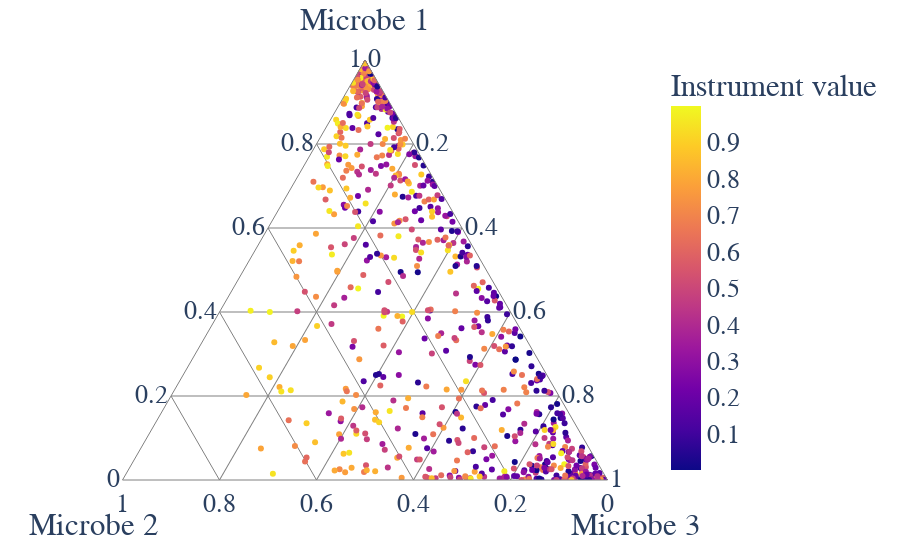

Notebook source saved alongside this figure:
### Code cell
if p == 3:
    df = pd.DataFrame(X_sim, columns=["Microbe 1", "Microbe 2", "Microbe 3"])
    fig = px.scatter_ternary(df, a='Microbe 1', 
                             b='Microbe 2', 
                             c='Microbe 3',
                             color=Z_sim[:, 1].squeeze(),
                            labels={"color": "Instrument value"})

    fig = update_layout_px(fig)
    #ig.update_layout(gridcolor="gray")
    fig.write_image(os.path.join(fig_path,identifier+"_Ternary1.pdf" ))
    fig.show()

### Figure 1 — Plotly figure (JSON) as saved in the notebook; plotly's stock layout.template omitted (floating-point values rounded to 4 significant figures; data arrays with more than 128 entries replaced by an {"elided": "..."} marker saying what was removed)
{"data": [{"a": {"elided": "1000 float values"}, "b": {"elided": "1000 float values"}, "c": {"elided": "1000 float values"}, "hovertemplate": "Microbe 1=%{a}<br>Microbe 2=%{b}<br>Microbe 3=%{c}<br>Instrument value=%{marker.color}<extra></extra>", "legendgroup": "", "marker": {"color": {"elided": "1000 float values"}, "coloraxis": "coloraxis", "symbol": "circle"}, "mode": "markers", "name": "", "showlegend": false, "subplot": "ternary", "type": "scatterternary"}], "layout": {"autosize": true, "coloraxis": {"colorbar": {"title": {"text": "Instrument value"}}, "colorscale": [[0, "#0d0887"], [0.1111, "#46039f"], [0.2222, "#7201a8"], [0.3333, "#9c179e"], [0.4444, "#bd3786"], [0.5556, "#d8576b"], [0.6667, "#ed7953"], [0.7778, "#fb9f3a"], [0.8889, "#fdca26"], [1, "#f0f921"]]}, "font": {"family": "serif", "size": 26}, "legend": {"tracegroupgap": 0}, "margin": {"t": 60}, "paper_bgcolor": "rgba(0, 0, 0, 0)", "plot_bgcolor": "rgba(0, 0, 0, 0)", "ternary": {"aaxis": {"gridcolor": "grey", "linecolor": "grey", "title": {"text": "Microbe 1"}}, "baxis": {"gridcolor": "grey", "linecolor": "grey", "title": {"text": "Microbe 2"}}, "bgcolor": "rgba(0, 0, 0, 0)", "caxis": {"gridcolor": "grey", "linecolor": "grey", "title": {"text": "Microbe 3"}}, "domain": {"x": [0, 1], "y": [0, 1]}}, "xaxis": {"linecolor": "black", "linewidth": 2, "showline": true}, "yaxis": {"linecolor": "black", "linewidth": 2, "showline": true}}}
